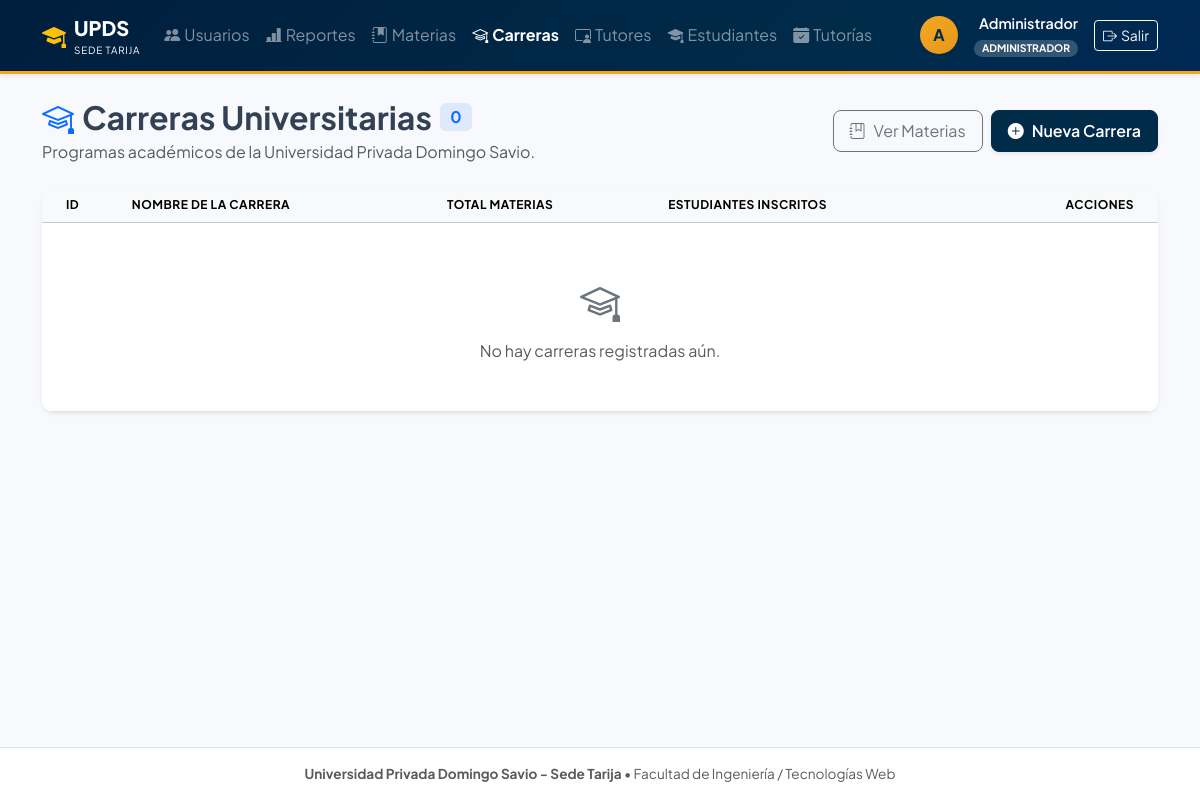
The page /controllers/carreras_listar.php (signed in) on the database as committed earlier.
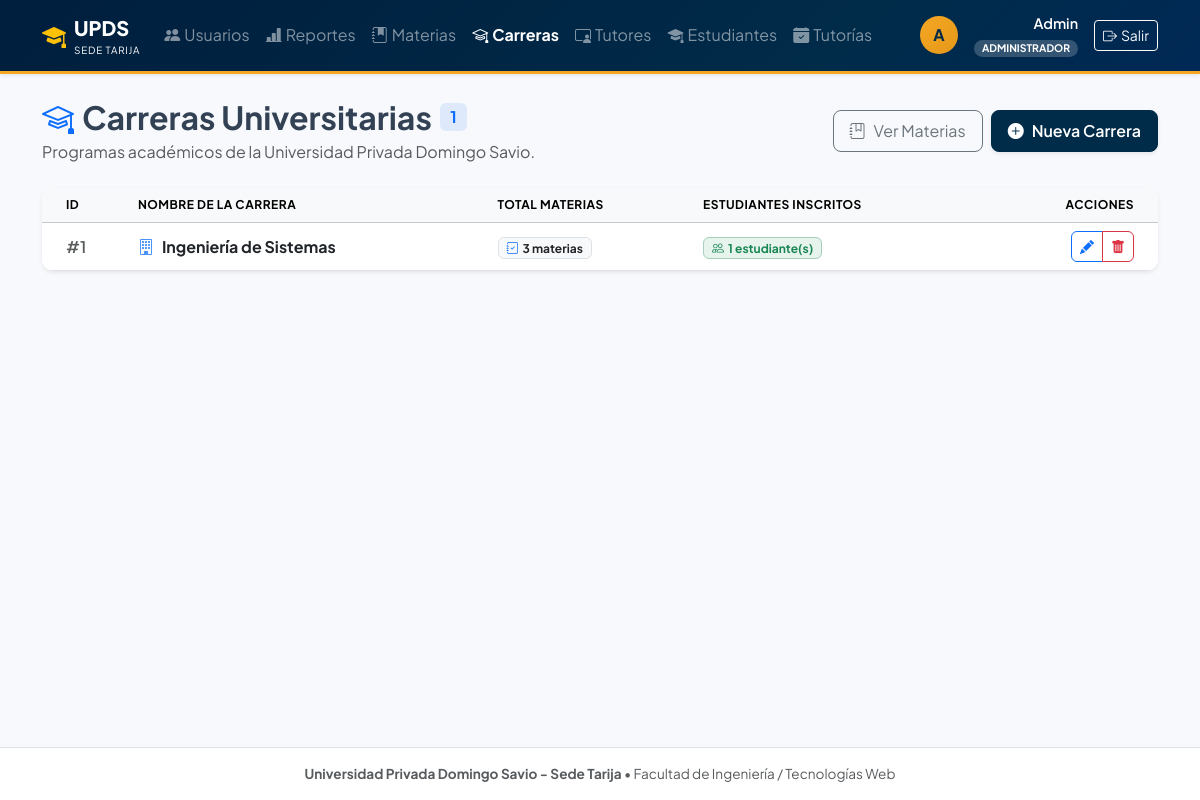
The same page on the database as committed later.
### tables this page shows
CREATE TABLE IF NOT EXISTS carreras (
  id_carrera INT AUTO_INCREMENT PRIMARY KEY,
  nombre_carrera VARCHAR(150) NOT NULL
);

### controllers/carreras_listar.php (called while the page is built, shortened)
<?php
require_once __DIR__ . '/../config/conexion.php';
require_once __DIR__ . '/../models/CarreraModel.php';
$carreraModel = new CarreraModel($pdo);
$carreras = $carreraModel->obtenerTodas();
require_once __DIR__ . '/../views/carreras/listar.php';

### models/CarreraModel.php (called while the page is built, shortened)
<?php
class CarreraModel
{
    private $pdo;
    public function __construct($pdo)
    {
        $this->pdo = $pdo;
    }
    public function obtenerTodas()
    {
        $sql = "SELECT c.id_carrera, c.nombre_carrera,
                       (SELECT COUNT(*) FROM materias m WHERE m.id_carrera = c.id_carrera) AS total_materias,
                       (SELECT COUNT(*) FROM estudiantes e WHERE e.id_carrera = c.id_carrera) AS total_estudiantes
                FROM carreras c
                ORDER BY c.nombre_carrera ASC";
        return $this->pdo->query($sql)->fetchAll();
    }
}

### views/carreras/listar.php (the view, shortened to what the changed rows need)
<?php
include __DIR__ . '/../layouts/header.php';
?>
<div class="d-flex flex-column flex-md-row justify-content-between align-items-start align-items-md-center mb-4 gap-3">
  <div>
    <h2 class="fw-bold mb-1 d-flex align-items-center gap-2">
      <i class="bi bi-mortarboard text-primary"></i>
      <span>Carreras Universitarias</span>
      <span class="badge bg-primary bg-opacity-10 text-primary fs-6"><?= count($carreras) ?></span>
    </h2>
  </div>
</div>
<div class="card card-custom shadow-sm overflow-hidden">
  <div class="table-responsive">
    <table class="table table-hover align-middle mb-0">
      <thead class="table-light text-muted text-uppercase" style="font-size: 0.75rem; letter-spacing: 0.5px;">
        <tr>
          <th class="ps-4">ID</th>
          <th>Nombre de la Carrera</th>
          <th>Total Materias</th>
          <th>Estudiantes Inscritos</th>
          <th class="text-end pe-4">Acciones</th>
        </tr>
      </thead>
      <tbody>
        <?php foreach ($carreras as $c): ?>
          <tr>
            <td class="ps-4 text-muted fw-semibold">#<?= htmlspecialchars($c['id_carrera']) ?></td>
            <td>
              <div class="fw-bold text-dark fs-6 d-flex align-items-center gap-2">
                <i class="bi bi-building text-primary opacity-75"></i>
                <?= htmlspecialchars($c['nombre_carrera']) ?>
              </div>
            </td>
            <td>
              <span class="badge bg-light text-dark border px-2 py-1">
                <i class="bi bi-journal-check me-1 text-primary"></i><?= $c['total_materias'] ?> materias
              </span>
            </td>
            <td>
              <span class="badge bg-success bg-opacity-10 text-success border border-success-subtle px-2 py-1">
                <i class="bi bi-people me-1"></i><?= $c['total_estudiantes'] ?> estudiante(s)
              </span>
            </td>
            <td class="text-end pe-4">
              <div class="btn-group" role="group">
                <a href="carreras_editar.php?id=<?= $c['id_carrera'] ?>" class="btn btn-outline-primary btn-sm rounded-start-2" title="Editar">
                  <i class="bi bi-pencil-fill"></i>
                </a>
                <button type="button" class="btn btn-outline-danger btn-sm rounded-end-2"
                        onclick="confirmarEliminacion('carreras_eliminar.php?id=<?= $c['id_carrera'] ?>', 'Se eliminará la carrera <?= htmlspecialchars($c['nombre_carrera']) ?>.')"
                        title="Eliminar">
                  <i class="bi bi-trash-fill"></i>
                </button>
              </div>
            </td>
          </tr>
        <?php endforeach; ?>
        <?php if (empty($carreras)): ?>
          <tr>
            <td colspan="5" class="text-center py-5 text-muted">
              <i class="bi bi-mortarboard fs-1 d-block mb-2 text-secondary"></i>
              No hay carreras registradas aún.
            </td>
          </tr>
        <?php endif; ?>
      </tbody>
    </table>
  </div>
</div>
<?php include __DIR__ . '/../layouts/footer.php'; ?>

### views/layouts/header.php (shortened to what the changed rows need)
<?php
$rolSesion = $_SESSION['rol'] ?? '';
$nombreSesion = $_SESSION['nombre'] ?? 'Usuario';
?>
<!DOCTYPE html>
<html lang="es">
<head>
  <link href="https://cdn.jsdelivr.net/npm/bootstrap@5.3.3/dist/css/bootstrap.min.css" rel="stylesheet">
  <link rel="stylesheet" href="https://cdn.jsdelivr.net/npm/bootstrap-icons@1.11.3/font/bootstrap-icons.min.css">
</head>
<body>
<?php if (isset($_SESSION['id_usuario'])): ?>
<nav class="navbar navbar-expand-lg navbar-dark navbar-custom shadow-sm sticky-top">
  <div class="container">
    <a class="navbar-brand d-flex align-items-center gap-2 fw-bold" href="/controllers/usuarios_listar.php">
      <i class="bi bi-mortarboard-fill text-warning fs-4"></i>
      <span><strong>UPDS</strong><small class="d-block fw-normal" style="font-size: 0.62rem; letter-spacing: .08em;">SEDE TARIJA</small></span>
    </a>
    <div class="collapse navbar-collapse" id="navbarMain">
      <ul class="navbar-nav me-auto mb-2 mb-lg-0">
        <?php if ($rolSesion === 'administrador'): ?>
          <li class="nav-item">
            <a class="nav-link <?= strpos($_SERVER['PHP_SELF'], 'usuarios') !== false ? 'active fw-bold' : 'text-white-50' ?> d-flex align-items-center gap-1" href="/controllers/usuarios_listar.php">
              <i class="bi bi-people-fill"></i> Usuarios
            </a>
          </li>
          <li class="nav-item">
            <a class="nav-link <?= strpos($_SERVER['PHP_SELF'], 'reportes') !== false ? 'active fw-bold' : 'text-white-50' ?> d-flex align-items-center gap-1" href="/controllers/reportes.php">
              <i class="bi bi-bar-chart-line-fill"></i> Reportes
            </a>
          </li>
          <li class="nav-item">
            <a class="nav-link <?= strpos($_SERVER['PHP_SELF'], 'materias') !== false ? 'active fw-bold' : 'text-white-50' ?> d-flex align-items-center gap-1" href="/controllers/materias_listar.php">
              <i class="bi bi-journal-bookmark-fill"></i> Materias
            </a>
          </li>
          <li class="nav-item">
            <a class="nav-link <?= strpos($_SERVER['PHP_SELF'], 'carreras') !== false ? 'active fw-bold' : 'text-white-50' ?> d-flex align-items-center gap-1" href="/controllers/carreras_listar.php">
              <i class="bi bi-mortarboard"></i> Carreras
            </a>
          </li>
          <li class="nav-item">
            <a class="nav-link <?= strpos($_SERVER['PHP_SELF'], 'tutores') !== false ? 'active fw-bold' : 'text-white-50' ?> d-flex align-items-center gap-1" href="/controllers/tutores_listar.php">
              <i class="bi bi-person-video3"></i> Tutores
            </a>
          </li>
          <li class="nav-item">
            <a class="nav-link <?= strpos($_SERVER['PHP_SELF'], 'estudiantes') !== false ? 'active fw-bold' : 'text-white-50' ?> d-flex align-items-center gap-1" href="/controllers/estudiantes_listar.php">
              <i class="bi bi-mortarboard-fill"></i> Estudiantes
            </a>
          </li>
          <li class="nav-item">
            <a class="nav-link <?= strpos($_SERVER['PHP_SELF'], 'tutorias') !== false ? 'active fw-bold' : 'text-white-50' ?> d-flex align-items-center gap-1" href="/controllers/tutorias_listar.php">
              <i class="bi bi-calendar-check-fill"></i> Tutorías
            </a>
          </li>
        <?php endif; ?>
      </ul>
      <div class="d-flex align-items-center gap-3">
        <div class="monogram rounded-circle d-flex align-items-center justify-content-center fw-bold" style="width: 38px; height: 38px;">
          <?= strtoupper(substr($nombreSesion, 0, 1) . substr(strstr($nombreSesion, ' ') ?: '', 1, 1)) ?>
        </div>
        <div class="text-end text-white d-none d-md-block">
          <div class="fw-semibold" style="font-size: 0.9rem;"><?= htmlspecialchars($nombreSesion) ?></div>
          <span class="badge rounded-pill text-uppercase px-2" style="font-size: 0.65rem; background: rgba(255,255,255,0.2);">
            <?= htmlspecialchars($rolSesion) ?>
          </span>
        </div>
        <a href="/controllers/logout.php" class="btn btn-outline-light btn-sm d-flex align-items-center gap-1">
          <i class="bi bi-box-arrow-right"></i>
          <span>Salir</span>
        </a>
      </div>
    </div>
  </div>
</nav>
<?php endif; ?>
<main class="container py-4 flex-grow-1">

Rows that differ between the two databases and show on the page:
added carreras: id_carrera "1", nombre_carrera "Ingeniería de Sistemas", total_materias "3", total_estudiantes "1"
Other text that changed with them:
$nombreSesion: "Administrador" → "Admin"
count($carreras): "0" → "1"
text no longer shown: "No hay carreras registradas aún."
